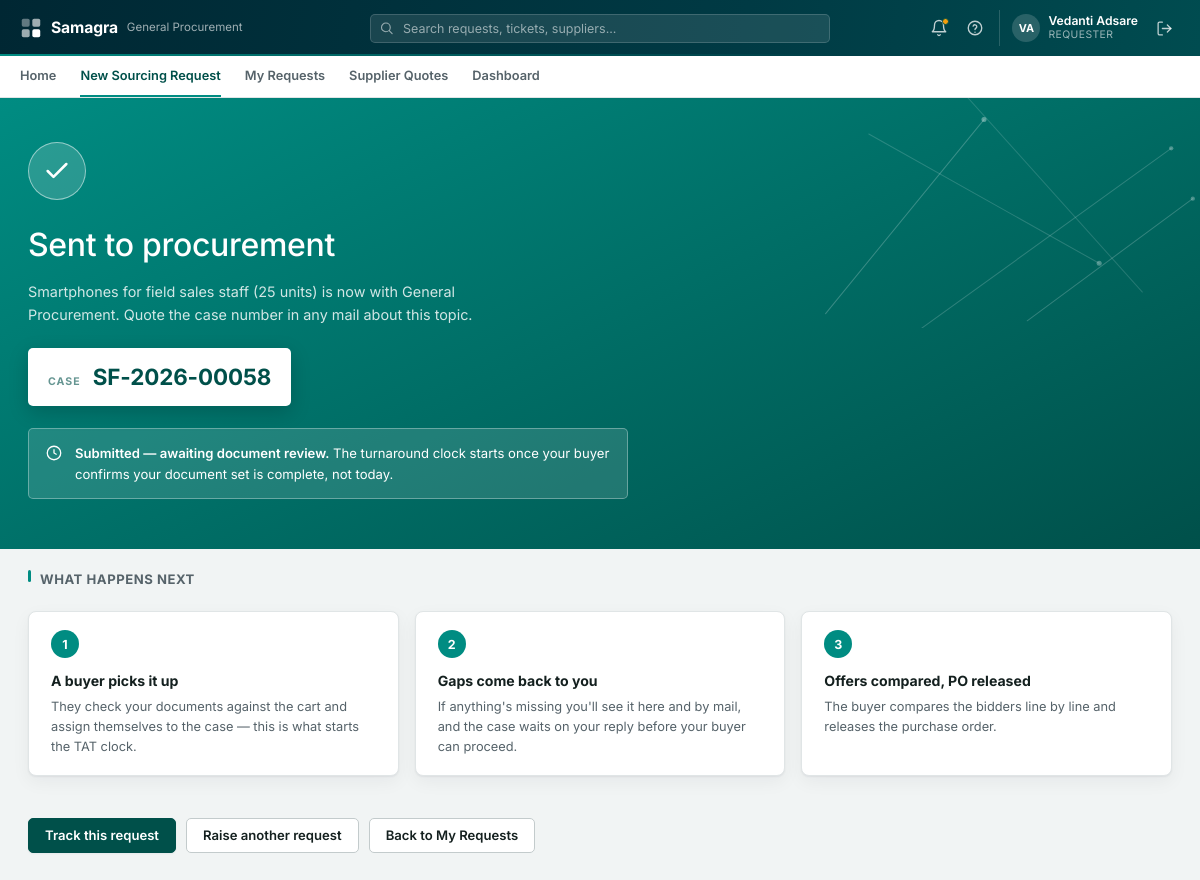
The page /requests/new/success/SF-2026-00058 (signed in) on the database its author committed.
### tables this page shows
CREATE TABLE users (
    email           TEXT PRIMARY KEY,
    name            TEXT NOT NULL,
    salt            TEXT NOT NULL,
    password_hash   TEXT NOT NULL,
    created_at      TIMESTAMP NOT NULL
);

CREATE TABLE cases (
    id                          INTEGER PRIMARY KEY AUTOINCREMENT,
    ticket_no                   TEXT UNIQUE,
    sc_number                   TEXT NOT NULL UNIQUE,
    topic_title                 TEXT NOT NULL,
    description                 TEXT,
    requestor_name              TEXT NOT NULL,
    requestor_email             TEXT NOT NULL,
    requestor_contact           TEXT,
    is_on_behalf                INTEGER DEFAULT 0,
    submitted_by_name           TEXT,
    submitted_by_email          TEXT,
    requesting_dept             TEXT NOT NULL,
    requisitioning_bu           TEXT,
    expense_commodity           TEXT,
    delivery_location           TEXT,
    topic_value_inr             REAL NOT NULL,
    currency                    TEXT,
    tax_basis                   TEXT,
    fc_valid_till               DATE,
    date_required_by            DATE,
    submitted_at                TIMESTAMP NOT NULL,
    status                      TEXT NOT NULL,
    assigned_buyer              TEXT,
    final_corrected_docs_date   DATE,
    defined_tat                 INTEGER,
    expected_po_closure         DATE,
    case_folder                 TEXT NOT NULL,
    parse_status                TEXT,
    remarks_for_user            TEXT,
    remarks_for_buyer           TEXT,
    in_scope                    INTEGER DEFAULT 1
, cost_center TEXT, employee_code TEXT, user_id TEXT, sourcing_type TEXT DEFAULT 'Product', fx_rate REAL DEFAULT 1.0, topic_value_foreign REAL, delivery_from_date DATE, delivery_to_date DATE, mrm_conducted TEXT, mrm_reason TEXT, po_number TEXT, delivery_building TEXT, mrm_relevant TEXT, offer_analysis TEXT, offer_analysis_at TIMESTAMP, source TEXT DEFAULT 'portal', external_case_id TEXT, category TEXT, est_value REAL, est_currency TEXT, rfq_deadline DATE, external_status TEXT, sourcing_basis TEXT DEFAULT 'One-time sourcing', value_eur REAL, offer_comparison TEXT, brief TEXT, brief_at TIMESTAMP, brief_key TEXT, market_benchmark TEXT, market_benchmark_at TIMESTAMP, infosec_answers TEXT, infosec_required INTEGER);

### routers/requester_routes.py (the view)
@router.get("/requests/new/success/{ticket_no}", response_class=HTMLResponse)
async def new_request_success(request: Request, ticket_no: str, user=Depends(require_requester)):
    case = db.get_case_by_ticket_no(ticket_no)
    if case is None or (case["requestor_email"] != user["email"] and case["submitted_by_email"] != user["email"]):
        return templates.TemplateResponse(request, "errors/404.html", {"user": user}, status_code=404)
    return templates.TemplateResponse(
        request,
        "requester/new_request_success.html",
        {"user": user, "nav_page": "new_request", "case": case},
    )

### templates/requester/new_request_success.html (shortened to what this page needs)
{% extends "base.html" %}
{% block hero %}
<div class="sf-hero-band sf-win-hero">
    <div class="sf-hero-inner">
        <div class="sf-win-tick">
            <svg width="28" height="28" viewBox="0 0 24 24" fill="none" stroke="#fff" stroke-width="2.2" stroke-linecap="round" stroke-linejoin="round"><path d="M20 6 9 17l-5-5"></path></svg>
        </div>
        <h1>Sent to procurement</h1>
        <p class="sf-win-lede">{{ case.topic_title }} is now with General Procurement. Quote the case number in any mail about this topic.</p>
        <div class="sf-win-caseid">
            <small>Case</small>
            <b>{{ case.ticket_no }}</b>
        </div>
        <div class="sf-win-clockline">
            <svg width="18" height="18" viewBox="0 0 24 24" fill="none" stroke="#fff" stroke-width="1.7"><circle cx="12" cy="12" r="9"></circle><path d="M12 7v5l3.5 2"></path></svg>
            <span><b>Submitted — awaiting document review.</b> The turnaround clock starts once your buyer confirms your document set is complete, not today.</span>
        </div>
    </div>
</div>
{% endblock %}
{% block content %}
    <h2 class="sf-section-header" style="margin-top:0;">What happens next</h2>
    <div class="sf-next-row">
        <div class="sf-card sf-next-card">
            <div class="sf-next-card__num">1</div>
            <b>A buyer picks it up</b>
            <p>They check your documents against the cart and assign themselves to the case — this is what starts the TAT clock.</p>
        </div>
        <div class="sf-card sf-next-card">
            <div class="sf-next-card__num">2</div>
            <b>Gaps come back to you</b>
            <p>If anything's missing you'll see it here and by mail, and the case waits on your reply before your buyer can proceed.</p>
        </div>
        <div class="sf-card sf-next-card">
            <div class="sf-next-card__num">3</div>
            <b>Offers compared, PO released</b>
            <p>The buyer compares the bidders line by line and releases the purchase order.</p>
        </div>
    </div>
    <div class="sf-win-donebtns">
        <a href="/requests/{{ case.id }}" class="sf-btn sf-btn--primary">Track this request</a>
        <a href="/requests/new" class="sf-btn sf-btn--secondary">Raise another request</a>
        <a href="/requests" class="sf-btn sf-btn--secondary">Back to My Requests</a>
    </div>
{% endblock %}

### templates/base.html (shortened to what this page needs)
<!doctype html>
<html lang="en">
<head>
    <link rel="stylesheet" href="{{ asset_url('/static/css/base.css') }}">
    <link rel="stylesheet" href="{{ asset_url('/static/css/header.css') }}">
    <link rel="stylesheet" href="{{ asset_url('/static/css/forms.css') }}">
    <link rel="stylesheet" href="{{ asset_url('/static/css/queue.css') }}">
    <link rel="stylesheet" href="{{ asset_url('/static/css/login.css') }}">
    <link rel="stylesheet" href="{{ asset_url('/static/css/detail-hero.css') }}">
    <link rel="stylesheet" href="{{ asset_url('/static/css/new-request-form.css') }}">
    <link rel="stylesheet" href="{{ asset_url('/static/css/requester-home.css') }}">
    <link rel="stylesheet" href="{{ asset_url('/static/css/login-split.css') }}">
    <link rel="stylesheet" href="{{ asset_url('/static/css/confirm-success.css') }}">
    <link rel="stylesheet" href="{{ asset_url('/static/css/my-requests.css') }}">
    <link rel="stylesheet" href="{{ asset_url('/static/css/buyer-queue-list.css') }}">
    <link rel="stylesheet" href="{{ asset_url('/static/css/case-status.css') }}">
</head>
<body class="{% block body_class %}{% endblock %}">
{% import "_macros/icons.html" as ic %}
{% import "_macros/notification_panel.html" as np %}
{% if user %}
<div class="sf-shell-header">
    <div class="sf-shell-header__row">
        <a class="sf-shell-brand" href="/home" title="Home">
            <span class="sf-shell-brand__name">Samagra</span>
            <span class="sf-shell-brand__dept">General Procurement</span>
        </a>
        {% if not user.is_admin %}
        <form class="sf-shell-search" method="get" action="{{ '/queue' if user.role == 'buyer' else '/requests' }}">
            <input type="text" name="q" placeholder="Search requests, tickets, suppliers..." value="{{ request.query_params.get('q', '') }}">
        </form>
        {% else %}
        <div class="sf-shell-search" style="visibility:hidden;"></div>
        {% endif %}
        <div class="sf-shell-actions">
            {{ np.render(notifications) }}
            <a class="sf-shell-icon-btn" href="mailto:procurement.intake.demo@outlook.com" title="Help &amp; support">{{ ic.icon("help-circle", 18) }}</a>
            <div class="sf-shell-user">
                <span class="sf-avatar">{{ user.name | initials }}</span>
                <div class="sf-shell-user__meta">
                    <span class="sf-shell-user__name">{{ user.name }}</span>
                    <span class="sf-shell-user__role">{{ "Procurement head" if user.is_admin else ("Buyer (GP)" if user.role == "buyer" else "Requester") }}</span>
                </div>
            </div>
            <form class="sf-logout-form" method="post" action="/logout">
                <button type="submit" class="sf-shell-icon-btn" title="Log out">{{ ic.icon("log-out", 17) }}</button>
            </form>
        </div>
    </div>
</div>
{% if not hide_nav_tabs %}
<div class="sf-shell-subnav">
    <div class="sf-shell-subnav__row">
        {% if user.role == "requester" %}
        <a class="sf-shell-subnav__link {{ 'active' if nav_page == 'home' else '' }}" href="/home">Home</a>
        <a class="sf-shell-subnav__link {{ 'active' if nav_page == 'new_request' else '' }}" href="/requests/new">New Sourcing Request</a>
        <a class="sf-shell-subnav__link {{ 'active' if nav_page == 'my_requests' else '' }}" href="/requests">My Requests</a>
        <a class="sf-shell-subnav__link {{ 'active' if nav_page == 'supplier_rfq' else '' }}" href="/supplier-rfq">Supplier Quotes</a>
        <a class="sf-shell-subnav__link {{ 'active' if nav_page == 'dashboard' else '' }}" href="/dashboard">Dashboard</a>
        {% elif user.is_admin %}
        {# The procurement head monitors; the dashboard is the whole job. No
           queue, no cases of their own, no mailbox to work. #}
        <a class="sf-shell-subnav__link active" href="/dashboard">Dashboard</a>
        {% endif %}
    </div>
</div>
{% endif %}
{% endif %}
{% block hero %}{% endblock %}
<main class="sf-content {% block content_width %}{% endblock %}">
    {% block content %}{% endblock %}
</main>
</body>
</html>

### static/css/base.css (style rules this page uses)
:root { --sf-teal: #008C82; --sf-teal-deep: #00504A; --sf-teal-ink: #00726B; --sf-teal-wash: #EAF4F3; --sf-primary: var(--sf-teal-deep); --sf-primary-hover: #003B37; --sf-shell-bg: #002733; --sf-accent: var(--sf-teal-ink); --sf-accent-hover: var(--sf-teal-deep); --sf-bg: #F1F4F4; --sf-surface: #FFFFFF; --sf-surface-alt: #F6F8F8; --sf-border: #E0E5E6; --sf-border-strong: #C3CBCC; --sf-text: #14201F; --sf-text-muted: #56636A; --sf-text-faint: #87929A; --sf-danger: #B42318; --sf-danger-bg: #FBEAEA; --sf-warning: #B45309; --sf-warning-bg: #FEF2E1; --sf-success: #15803D; --sf-success-bg: #E5F5EA; --sf-info: #1D4ED8; --sf-info-bg: #E8F0FE; --sf-radius: 5px; --sf-radius-lg: 8px; --sf-shadow-sm: 0 1px 2px rgba(0, 39, 51, .05); --sf-shadow: 0 1px 2px rgba(0, 39, 51, .05), 0 4px 14px rgba(0, 39, 51, .05); --sf-shadow-lg: 0 12px 34px rgba(0, 39, 51, .14); --sf-shell-header-h: 56px; --sf-shell-nav-h: 42px; --sf-font: "Inter", "Segoe UI", system-ui, -apple-system, Roboto, Helvetica, Arial, sans-serif; }
* { box-sizing: border-box; }
html, body { margin: 0; padding: 0; }
body { background: var(--sf-bg); color: var(--sf-text); font-family: var(--sf-font); font-size: 13.5px; line-height: 1.55; -webkit-font-smoothing: antialiased; -moz-osx-font-smoothing: grayscale; font-feature-settings: "cv05" 1, "cv11" 1; }
h1, h2, h3 { text-wrap: balance; letter-spacing: -0.011em; }
a { color: var(--sf-accent); text-decoration: none; transition: color .12s ease; }
.sf-content { max-width: 1320px; margin: 0 auto; padding: 20px 28px 48px; }
.sf-card { background: var(--sf-surface); border: 1px solid var(--sf-border); border-radius: var(--sf-radius-lg); box-shadow: var(--sf-shadow-sm); padding: 18px 22px; margin-bottom: 16px; }
.sf-section-header { position: relative; font-size: 0.82rem; font-weight: 700; letter-spacing: 0.04em; text-transform: uppercase; color: var(--sf-text-muted); padding: 0 0 8px 12px; margin: 26px 0 14px; }
.sf-section-header::before { content: ""; position: absolute; left: 0; top: 1px; width: 3px; height: 12px; border-radius: 2px; background: var(--sf-teal); }
.sf-section-header:first-child { margin-top: 0; }
.sf-btn { display: inline-flex; align-items: center; justify-content: center; gap: 6px; border: 1px solid transparent; border-radius: var(--sf-radius); padding: 8px 16px; font-size: 0.82rem; font-weight: 600; cursor: pointer; text-decoration: none; line-height: 1.3; font-family: inherit; white-space: nowrap; transition: background-color .14s ease, border-color .14s ease, box-shadow .14s ease, transform .08s ease; }
.sf-btn--primary { background: var(--sf-primary); color: #fff; border-color: var(--sf-primary); box-shadow: var(--sf-shadow-sm); }
.sf-btn--secondary { background: #fff; border-color: var(--sf-border-strong); color: var(--sf-text); }
.sf-avatar { display: inline-flex; align-items: center; justify-content: center; width: 28px; height: 28px; border-radius: 50%; background: rgba(255, 255, 255, 0.16); color: #fff; font-weight: 700; font-size: 0.68rem; flex-shrink: 0; }

### static/css/detail-hero.css (style rules this page uses)
:root { --sf-hero-teal: #008C82; --sf-hero-teal-deep: #00504A; --sf-oracle-red: #C74634; --sf-card-shadow: 0 1px 2px rgba(15, 23, 42, .06), 0 6px 18px rgba(15, 23, 42, .05); }
.sf-hero-band { position: relative; min-height: 160px; display: flex; flex-direction: column; justify-content: center; background: linear-gradient(155deg, var(--sf-hero-teal) 0%, var(--sf-hero-teal-deep) 100%); color: #fff; padding: 16px 28px; }
.sf-hero-band::before { content: ""; position: absolute; inset: 0; background-repeat: no-repeat; background-position: right top; background-size: 720px auto; pointer-events: none; }
.sf-hero-inner { position: relative; z-index: 1; max-width: 1320px; margin: 0 auto; width: 100%; }
.sf-card { box-shadow: var(--sf-card-shadow); }

### rows shown on the page
users: name|initials "VA", name "Vedanti Adsare"
cases: topic_title "Smartphones for field sales staff (25 units)", ticket_no "SF-2026-00058"
